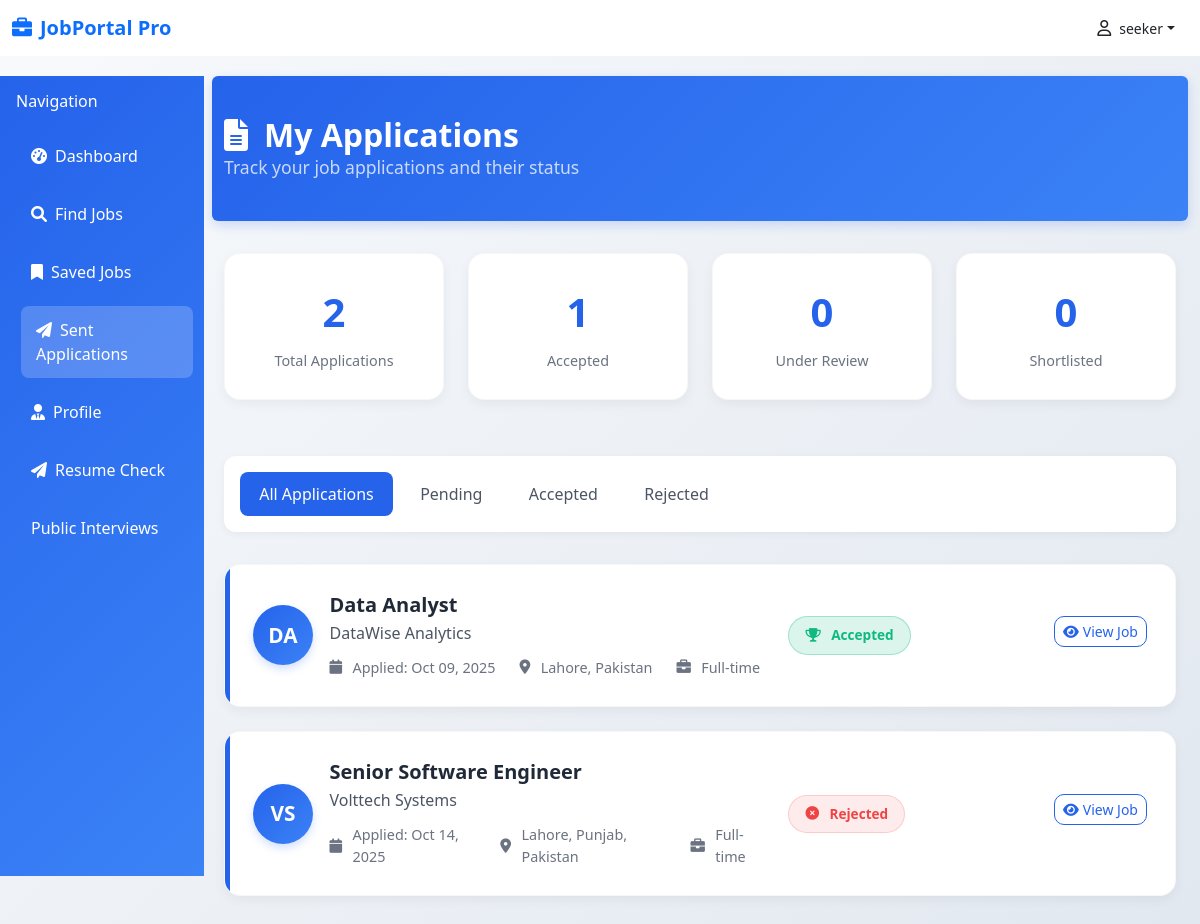
Screenshot of /application-sent (signed in) with the database file from the repository.
### database/models.py (models this page shows)
class User(Base):
    __tablename__ = "users"
    id = Column(Integer(), primary_key=True)
    name = Column(String(256), nullable=False)
    email = Column(String(256), nullable=False)
    password = Column(String(256), nullable=False)
    is_recruiter = Column(Boolean, default=False)

class Applicant(Base):
    __tablename__="applicants"
    id = Column(Integer(), primary_key=True)
    number = Column(String(256), nullable=False)
    email = Column(String(256), nullable=True)
    address = Column(String(256), nullable=False)
    applicant = Column(Integer(), ForeignKey('users.id'))
    applied_for = Column(Integer(), ForeignKey('job.id'))
    applied_time = Column(DateTime, default = datetime.utcnow)
    interview_time = Column(DateTime, nullable=True)
    resume = Column(String(256), nullable=False)
    status = Column(String(256), nullable=False, default="pending")
    user = relationship("User", backref=backref("applicants", cascade='all, delete-orphan'))
    job = relationship("Job", backref=backref("applicants", cascade='all, delete-orphan'))

class Job(Base):
    __tablename__ = "job"
    id = Column(Integer, primary_key=True, index=True)
    link = Column(String, nullable=True)
    logo = Column(String, nullable=True)
    title = Column(String, nullable=False)
    company = Column(String, nullable=True)
    location = Column(String, nullable=True)
    salary = Column(String, nullable=True)
    description = Column(Text, nullable=True)
    responsibilities = Column(Text, nullable=True)
    requirements = Column(Text, nullable=True)
    skills = Column(JSON, nullable=True)
    seniority_level = Column(String, nullable=True)
    employment_type = Column(String, nullable=True)
    job_function = Column(String, nullable=True)
    industry = Column(String, nullable=True)
    posted_on = Column(String, nullable=True)
    source = Column(String, nullable=False)
    created_at = Column(DateTime, default=datetime.utcnow)
    user_id = Column(Integer(), ForeignKey('users.id'))
    user = relationship("User", backref=backref("job", cascade='all, delete-orphan'))

### apps/dashboard/dashboard.py (the view)
@dashboard_router.get("/application-sent", response_model=List[ApplicantResponse])
async def application_sent(
    request:Request,
    current_user=Depends(get_current_user),
    db:Session=Depends(get_db)
):
    if not current_user.is_recruiter:
        applications = db.query(Applicant).filter(Applicant.applicant==current_user.id).all()
        return templates.TemplateResponse("applicationsent.html", {"current_user":current_user, "request":request, "applications":applications, "datetime": datetime, "timedelta":timedelta})
    return JSONResponse({"message":"Only Applicants can access"})

### templates/applicationsent.html (shortened to what this page needs)
{% extends 'base.html' %}
{% block csslink %}
<link rel="stylesheet" href="{{ url_for('static', path='css/applicationsent.css') }}">
{% endblock %}
{% block content %}
<div class="col-md-9 col-lg-10 mx-auto">
    <div class="page-header rounded">
        <div class="container">
            <h2 class="mb-0">
                <i class="fas fa-file-alt me-3"></i>My Applications
            </h2>
            <p class="mb-0 opacity-75">Track your job applications and their status</p>
        </div>
    </div>
    <div class="container">
        <div class="row mb-4">
            <div class="col-md-3">
                <div class="stats-card">
                    <div class="stats-number">{{ applications|length }}</div>
                    <div class="stats-label">Total Applications</div>
                </div>
            </div>
            <div class="col-md-3">
                <div class="stats-card">
                    <div class="stats-number">{{ applications|selectattr("status", "equalto", "accepted")|list|length }}</div>
                    <div class="stats-label">Accepted</div>
                </div>
            </div>
            <div class="col-md-3">
                <div class="stats-card">
                    <div class="stats-number">{{ applications|selectattr("status", "equalto", "pending")|list|length }}</div>
                    <div class="stats-label">Under Review</div>
                </div>
            </div>
            <div class="col-md-3">
                <div class="stats-card">
                    <div class="stats-number">{{ applications|selectattr("status", "equalto", "shortlisted")|list|length }}</div>
                    <div class="stats-label">Shortlisted</div>
                </div>
            </div>
        </div>
        <div class="filter-tabs">
            <ul class="nav nav-pills">
                <li class="nav-item">
                    <a class="nav-link active" href="#" data-filter="all">All Applications</a>
                </li>
                <li class="nav-item">
                    <a class="nav-link" href="#" data-filter="pending">Pending</a>
                </li>
                <li class="nav-item">
                    <a class="nav-link" href="#" data-filter="accepted">Accepted</a>
                </li>
                <li class="nav-item">
                    <a class="nav-link" href="#" data-filter="rejected">Rejected</a>
                </li>
            </ul>
        </div>
        <div class="row">
            <div class="col-12">
                {% for application in applications %}
                {% set job = application.job %}
                {% set company = job.company if job.company else "Unknown Company" %}
                {% set initials = company.split() | map('upper') | map('first') | join('') %}
                <div class="job-card" data-status="{{ application.status }}">
                    <div class="row align-items-center">
                        <div class="col-md-1">
                            <div class="applicant-avatar me-4">{{ initials }}</div>
                        </div>
                        <div class="col-md-6">
                            <h5 class="job-title">{{ job.title }}</h5>
                            <p class="company-name">{{ company }}</p>
                            <div class="job-meta">
                                <div class="job-meta-item">
                                    <i class="fas fa-calendar me-1"></i>
                                    Applied: {{ application.applied_time.strftime("%b %d, %Y") }}
                                </div>
                                <div class="job-meta-item">
                                    <i class="fas fa-map-marker-alt me-1"></i>
                                    {{ job.location if job.location else "Not specified" }}
                                </div>
                                <div class="job-meta-item">
                                    <i class="fas fa-briefcase me-1"></i>
                                    {{ job.job_type if job.job_type else "Full-time" }}
                                </div>
                            </div>
                        </div>
                        <div class="col-md-3">
                            {% if application.status == 'pending' %}
                                <span class="status-badge status-pending">
                                    <i class="fas fa-clock me-1"></i>Under Review
                                </span>
                            {% elif application.status == 'accepted' %}
                                <span class="status-badge status-accepted">
                                    <i class="fas fa-trophy me-1"></i>Accepted
                                </span>
                            {% elif application.status == 'rejected' %}
                                <span class="status-badge status-rejected">
                                    <i class="fas fa-times-circle me-1"></i>Rejected
                                </span>
                            {% else %}
                                <span class="status-badge status-pending">
                                    <i class="fas fa-clock me-1"></i>{{ application.status|title }}
                                </span>
                            {% endif %}
                        </div>
                        <div class="col-md-2 text-end">
                            <a href="{{ url_for('get_job_detail', job_id=job.id) }}" class="btn btn-outline-primary btn-sm mb-2">
                                <i class="fas fa-eye me-1"></i>View Job
                            </a>
                        </div>
                    </div>
                </div>
                {% endfor %}
            </div>
        </div>
    </div>
</div>
{% endblock %}

### templates/base.html (shortened to what this page needs)
<!DOCTYPE html>
<html lang="en">
<head>
    <link href="https://cdn.jsdelivr.net/npm/bootstrap@5.3.0/dist/css/bootstrap.min.css" rel="stylesheet">
    <link href="https://cdnjs.cloudflare.com/ajax/libs/font-awesome/6.0.0/css/all.min.css" rel="stylesheet">
    {% block csslink %} {% endblock %}
    <link rel="stylesheet" href="{{ url_for('static', path='css/base.css') }}">
</head>
<body>
    <nav class="navbar navbar-expand-lg navbar-light bg-white fixed-top">
        <div class="container-fluid">
            <a class="navbar-brand fw-bold text-primary" href=" {{url_for('dashboard')}} ">
                <i class="fas fa-briefcase me-2"></i>JobPortal Pro
            </a>
            <div class="d-flex align-items-center">
                <div class="dropdown">
                    <button class="btn text-dark dropdown-toggle d-flex align-items-center" type="button"
                        id="userDropdown" data-bs-toggle="dropdown" aria-expanded="false">
                        <i class="fa-regular fa-user me-2"></i>
                        <small>{{ current_user.name }}</small>
                    </button>
                </div>
            </div>
        </div>
    </nav>
    <div class="container-fluid" style="margin-top: 76px;">
        <div class="row">
            <div class="col-md-3 col-lg-2 px-0">
                <div class="sidebar">
                    <div class="p-3">
                        <h6 class="text-white mb-3">Navigation</h6>
                        <nav class="nav flex-column">
                            <a class="nav-link {% if request.url.path == '/dashboard' %}active{% endif %}"
                                href=" {{url_for('dashboard')}} "><i
                                    class="fas fa-tachometer-alt me-2"></i>Dashboard</a>
                            <a class="nav-link {% if request.url.path=='/search' %}active{% endif %}"
                                href="{{url_for('get_search')}}"><i class="fas fa-search me-2"></i>Find Jobs</a>
                            <a class="nav-link {% if request.url.path=='/saved-job' %}active{% endif %}"
                                href=" {{url_for('saved_job')}} "><i class="fas fa-bookmark me-2"></i>Saved Jobs</a>
                            {% if not current_user.is_recruiter %}
                            <a class="nav-link {% if request.url.path=='/application-sent' %}active{% endif %}"
                                href=" {{url_for('application_sent')}} "><i class="fas fa-paper-plane me-2"></i>Sent
                                Applications</a>
                            {% endif %}
                            <a class="nav-link {% if request.url.path=='/profile' %}active{% endif %}"
                                href="{{url_for('get_profile')}}"><i class="fas fa-user-tie me-2"></i>Profile</a>
                            {% if not current_user.is_recruiter %}
                            <a class="nav-link {% if request.url.path=='/applicant-self-check' %}active{% endif %}"
                                href=" {{url_for('applicant_self_check')}} "><i
                                    class="fas fa-paper-plane me-2"></i>Resume Check</a>
                            {% endif %}
                            {% if not current_user.is_recruiter %}
                            <a class="nav-link {% if request.url.path=='/all-public-interviews' %}active{% endif %}"
                                href=" {{url_for('all_public_interview')}} ">Public Interviews</a>
                            {% endif %}
                        </nav>
                    </div>
                </div>
            </div>
            {% block content %} {% endblock %}
        </div>
    </div>
</body>
</html>

### static/css/applicationsent.css (style rules this page uses)
:root { --primary-blue: #2563eb; --light-blue: #3b82f6; --dark-blue: #1e40af; --success: #10b981; --warning: #f59e0b; --danger: #ef4444; --gray-50: #f9fafb; --gray-100: #f3f4f6; --gray-200: #e5e7eb; --gray-300: #d1d5db; --gray-400: #9ca3af; --gray-500: #6b7280; --gray-600: #4b5563; --gray-700: #374151; --gray-800: #1f2937; --gray-900: #111827; }
body { background: linear-gradient(135deg, #f8fafc 0%, #e2e8f0 100%); font-family: 'Segoe UI', system-ui, -apple-system, sans-serif; min-height: 100vh; }
.page-header { background: linear-gradient(135deg, var(--primary-blue), var(--light-blue)); color: white; padding: 2.5rem 0; margin-bottom: 2rem; border-radius: 0 0 20px 20px; box-shadow: 0 4px 12px rgba(37, 99, 235, 0.2); }
.page-header h2 { font-weight: 700; margin-bottom: 0.5rem; }
.page-header p { opacity: 0.9; font-size: 1.1rem; }
.job-card { background: white; border-radius: 16px; box-shadow: 0 4px 12px rgba(0, 0, 0, 0.05); padding: 1.75rem; margin-bottom: 1.5rem; transition: all 0.3s ease; border: 1px solid rgba(0, 0, 0, 0.03); position: relative; overflow: hidden; }
.job-card::before { content: ''; position: absolute; top: 0; left: 0; width: 5px; height: 100%; background: var(--primary-blue); border-radius: 5px 0 0 5px; }
.status-badge { padding: 0.5rem 1rem; border-radius: 20px; font-size: 0.85rem; font-weight: 600; display: inline-flex; align-items: center; gap: 0.4rem; }
.status-rejected { background: rgba(239, 68, 68, 0.1); color: var(--danger); border: 1px solid rgba(239, 68, 68, 0.2); }
.status-accepted { background: rgba(16, 185, 129, 0.15); color: var(--success); border: 1px solid rgba(16, 185, 129, 0.3); }
.btn-outline-primary { color: var(--primary-blue); border-color: var(--primary-blue); border-radius: 10px; font-weight: 500; transition: all 0.2s ease; }
.applicant-avatar { width: 60px; height: 60px; border-radius: 50%; background: linear-gradient(135deg, var(--primary-blue), var(--light-blue)); display: flex; align-items: center; justify-content: center; color: white; font-weight: bold; font-size: 1.3rem; box-shadow: 0 4px 8px rgba(37, 99, 235, 0.2); }
.stats-card { background: white; border-radius: 16px; box-shadow: 0 4px 12px rgba(0, 0, 0, 0.05); padding: 1.75rem; text-align: center; margin-bottom: 2rem; border: 1px solid rgba(0, 0, 0, 0.03); transition: all 0.3s ease; }
.stats-number { font-size: 2.5rem; font-weight: 800; color: var(--primary-blue); margin-bottom: 0.5rem; }
.stats-label { font-size: 0.9rem; color: var(--gray-500); font-weight: 500; }
.job-title { font-weight: 700; color: var(--gray-800); margin-bottom: 0.25rem; font-size: 1.25rem; }
.company-name { color: var(--gray-600); font-weight: 500; margin-bottom: 0.75rem; }
.filter-tabs { background: white; border-radius: 12px; padding: 1rem; margin-bottom: 2rem; box-shadow: 0 2px 8px rgba(0, 0, 0, 0.05); }
.filter-tabs .nav-link { color: var(--gray-600); font-weight: 500; border-radius: 8px; padding: 0.6rem 1.2rem; margin-right: 0.5rem; transition: all 0.2s ease; }
.filter-tabs .nav-link.active { background: var(--primary-blue); color: white; }
.job-meta { display: flex; gap: 1.5rem; margin-top: 0.75rem; }
.job-meta-item { display: flex; align-items: center; gap: 0.4rem; color: var(--gray-500); font-size: 0.9rem; }

### static/css/base.css (style rules this page uses)
:root { --primary-blue: #2563eb; --light-blue: #3b82f6; --dark-blue: #1e40af; --bg-blue: #eff6ff; }
body { background-color: #f8fafc; font-family: 'Segoe UI', Tahoma, Geneva, Verdana, sans-serif; }
.sidebar { background: linear-gradient(135deg, var(--primary-blue), var(--light-blue)); min-height: 100vh; position: fixed; width: 17%; }
.sidebar .nav-link { color: white; padding: 12px 15px; margin: 5px 0; border-radius: 8px; transition: all 0.3s ease; }
.sidebar .nav-link:hover, .sidebar .nav-link.active { background-color: rgba(255,255,255,0.2); color: white; transform: translateX(5px); }

### rows the page displays
User: name "seeker"
Applicant: initials "DA", applied_time "Oct 09, 2025", job_type "Full-time", status "accepted" (drawn)
Job: title "Data Analyst", company "DataWise Analytics", location "Lahore, Pakistan"
Applicant: initials "VS", applied_time "Oct 14, 2025", job_type "Full-time", status "rejected" (drawn)
Job: title "Senior Software Engineer", company "Volttech Systems", location "Lahore, Punjab, Pakistan"

### other values shown
{{ applications|length }} "2"
{{ applications|selectattr("status", "equalto", "accepted")|list|length }} "1"
{{ applications|selectattr("status", "equalto", "pending")|list|length }} "0"
